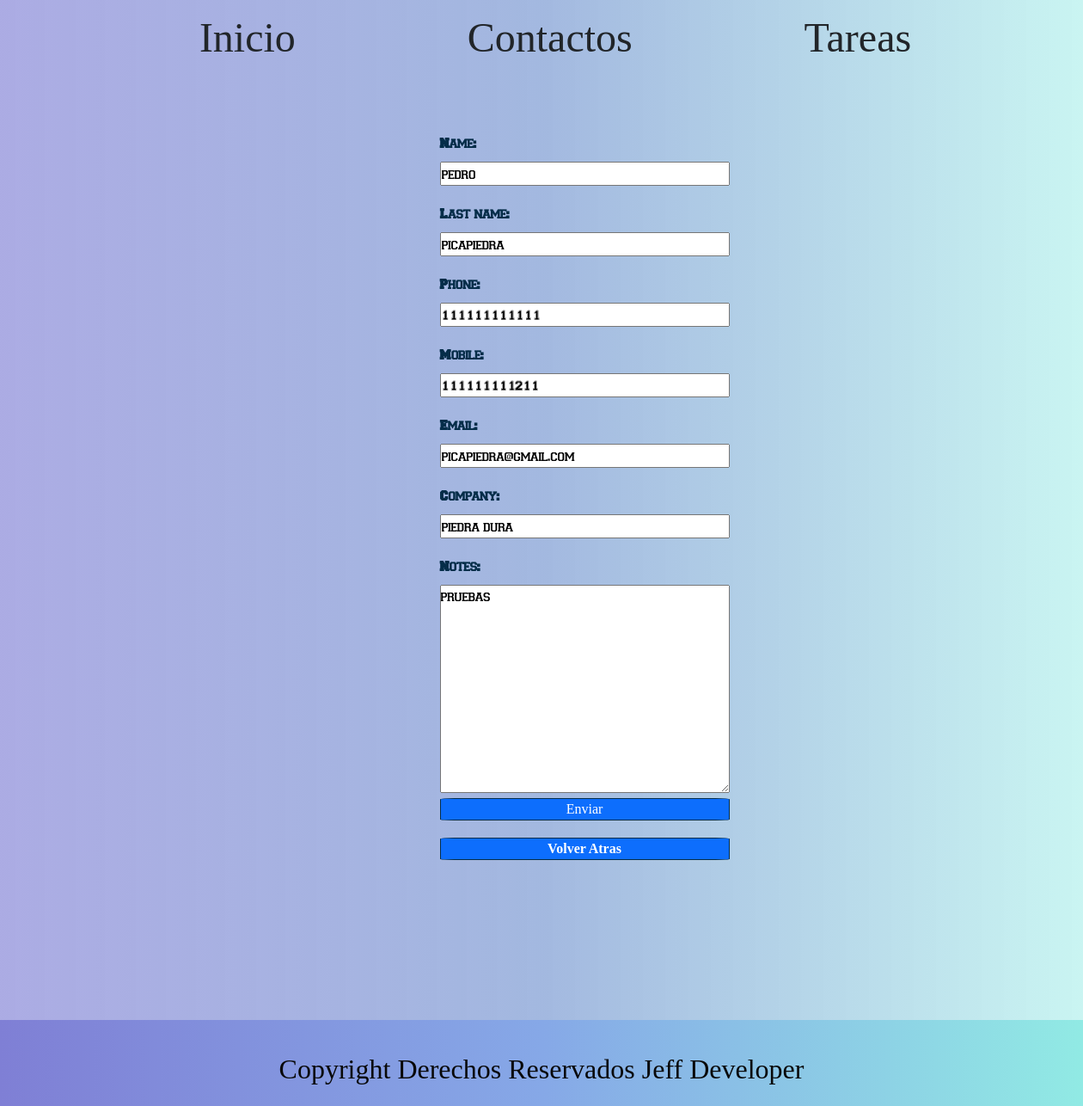
The app's page /contactos/edit/2 with its own data.
### contactos/models.py (models this page shows, shortened)
class Contactos(models.Model):
    name = models.CharField(max_length=50, blank= False, null= False)
    last_name = models.CharField(max_length=50, blank= True, null= True)
    phone = models.CharField(max_length=12, blank= True, null=True )
    mobile = models.CharField(max_length=12, blank=False , null=False )
    email = models.EmailField()
    company = models.CharField(max_length=20, blank= True, null= True)
    date = models.DateField(default= date.today)
    notes =models.TextField(blank=True, null=True)

### contactos/views.py (the view, shortened to what this page needs)
# urls.py: path('edit/<int:id>', views.edit, name="contactos_edit"),
def edit(request, id):
    contactos = Contactos.objects.get(id=id)
    if (request.method == 'GET'):
        form = ContactosForm(instance = contactos)
        context = {
            'form': form,
            'id': id
        }
        return render(request, 'contactos/edit.html', context)

### contactos/forms.py
class ContactosForm(ModelForm):
    class Meta:
        model = Contactos
        exclude = ('date',)

### Template/Contactos/edit.html (shortened to what this page needs)
{% extends 'layout/base.html' %}
{% block 'content' %}
<div class="container3">
        <form class="my-form" action="{% url 'contactos_edit' id=id %}" method="POST">
                {{form}}
                <input class="botonañadir" type="submit" value="Enviar"/>
                <a href="{% url 'contactos' %}" class="botonatras">Volver Atras</a>
        </form>
</div>
{% endblock %}

### static/css/styles.css (style rules this page uses)
:root { --color-primary: rgb(247, 236, 236); --color-secondary: #0D6EFD; --color-body: #052D49; --fonts-main: Chuby; --fonts-text: Rich; --fonts-princi: varsy; }
* { margin: 0; padding: 0; box-sizing: border-box; }
a { text-decoration: none; color: var(--color-primary); }
body { background-image: linear-gradient(to right,#7f7fd5a6,#6085c994,#91eae47c); }
.botonañadir { text-align: center; font-family: var(--fonts-text); color: white; border-radius: 5%; border: solid 1px; border-color: #052D49; width: 45%; background-color: #0D6EFD; }
.my-form { font-family: var(--fonts-princi); color: #052D49; font-weight: 600; width: 100%; padding-bottom: 120px; }
.my-form label { display: block; text-align: left; margin-bottom: 10px; }
.my-form input { display: block; width: 100%; margin-bottom: 20px; }
.my-form a { display: block; width: 100%; margin-bottom: 20px; }
.botonatras { text-align: center; font-family: var(--fonts-text); color: white; border-radius: 5%; border: solid 1px; border-color: #052D49; width: 100%; background-color: #0D6EFD; }

### records on screen
Contactos: name "pedro", last_name "picapiedra", phone "111111111111", mobile "111111111211", email "picapiedra@gmail.com", company "piedra dura", notes "pruebas"
